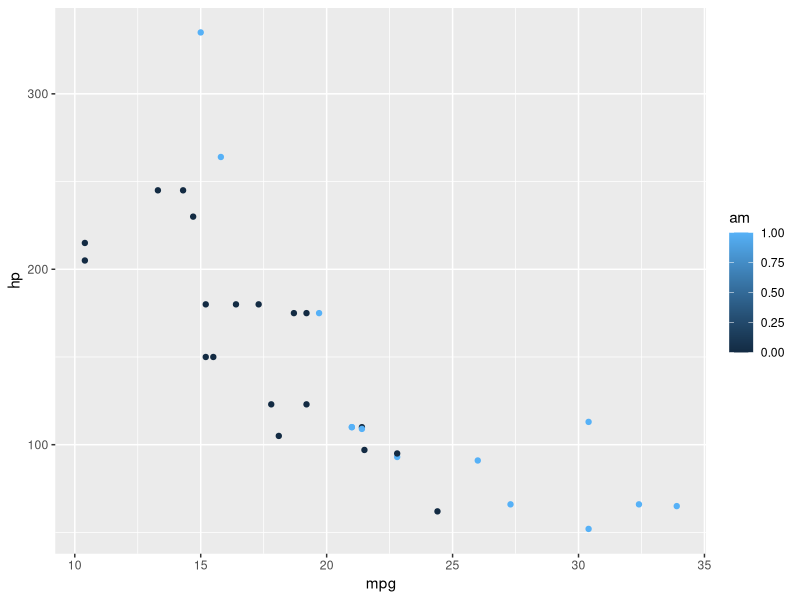
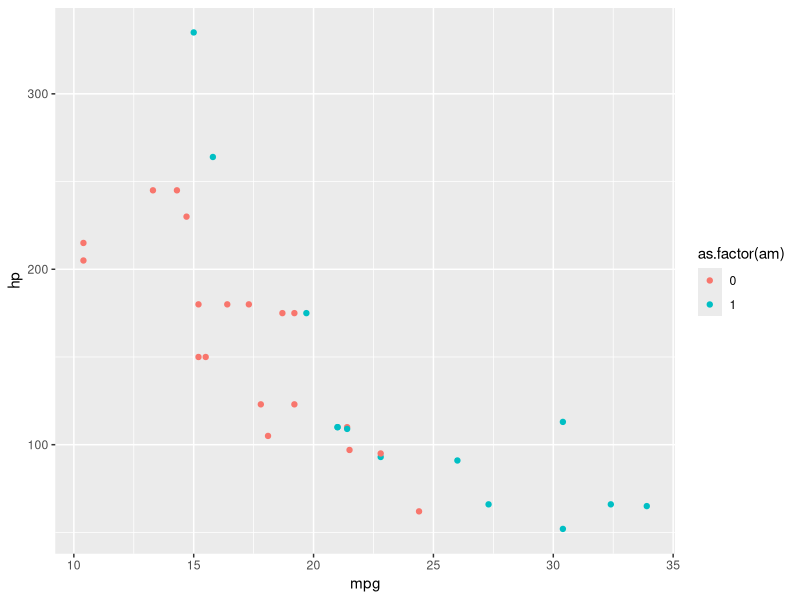
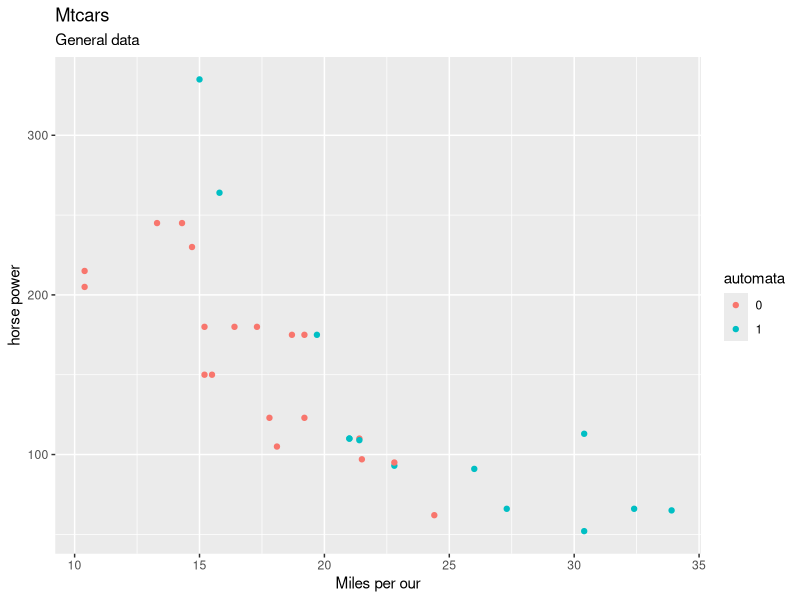
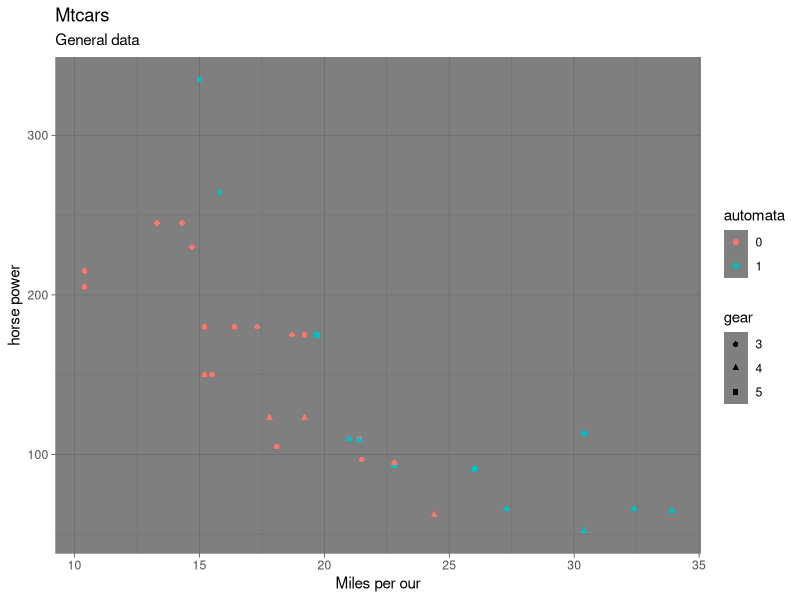

R code for these plots, in order:

library(ggplot2)

mtcars

ggplot(mtcars, aes(x=mpg, y=hp, color=am))+
  geom_point()

ggplot(mtcars, aes(x=mpg, y=hp, color=as.factor(am)))+
  geom_point()

ggplot(mtcars, aes(x=mpg, y=hp, color=as.factor(am)))+
  geom_point()+
  labs(x="Miles per our", y="horse power", color="automata", title = "Mtcars", subtitle = "General data")

ggplot(mtcars, aes(x=mpg, y=hp, color=as.factor(am), shape=as.factor(gear)))+
  geom_point()+
  labs(x="Miles per our", y="horse power", color="automata", title = "Mtcars",
       subtitle = "General data", shape= "gear")+
  theme_dark()
